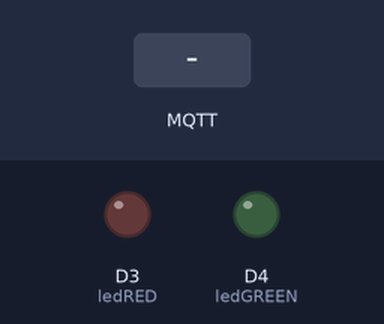
Simulated run of this sketch. Board: ESP8266 (NodeMCU). On the bench: output pins drawn as LEDs (lit = HIGH). The inputs (shaded band) are chosen by the test bench. WiFi joins after 1.5 s; servers stay silent unless stated; no MQTT or app messages arrive unless stated; what the sketch prints to the serial monitor is not drawn.

Above: at 2.7 s.
2.8 s: MQTT message "1" arrives on the first subscribed topic
At 3.9 s:
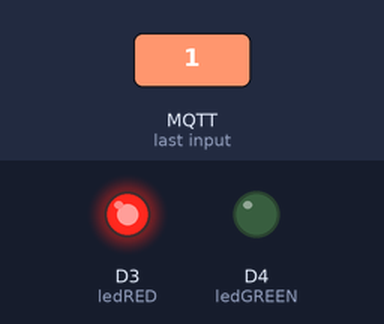
4.3 s: MQTT message "1" arrives on the second subscribed topic
At 6.2 s:
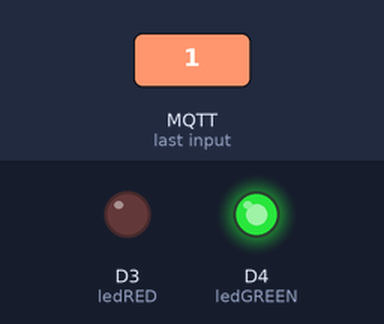
Timing chart, 0 to 10.4 s (numbered marks = the images above; inputs shaded):
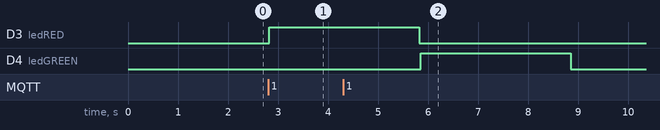

Measured:
- after the input at 2.8 s, D3 (ledRED): LOW → HIGH at once
- after the input at 4.3 s, D4 (ledGREEN): LOW → HIGH after 1.6 s, → LOW 3.0 s later

The sketch:

sketch.ino
```cpp
#include <SPI.h>
#include <MFRC522.h>
#include <ESP8266WiFi.h>
#include <PubSubClient.h>


constexpr uint8_t RST_PIN = 5;     // Configurable, see typical pin layout above
constexpr uint8_t SS_PIN = 4;     // Configurable, see typical pin layout above

const int ledRED = 0;
const int ledGREEN = 2;

const char* ssid = "SSID of your WIDI";
const char* password = "PASSWORD of your WIFI";

const char* mqtt_server = "Raspberry PI ip";

WiFiClient espClient;
PubSubClient client(espClient);
MFRC522 rfid(SS_PIN, RST_PIN); // Instance of the class
MFRC522::MIFARE_Key key;//create a MIFARE_Key struct named 'key', which will hold the card information

void setup_wifi() {
  delay(10);
  // We start by connecting to a WiFi network
  Serial.println();
  Serial.print("Connecting to ");
  Serial.println(ssid);
  WiFi.begin(ssid, password);
  while (WiFi.status() != WL_CONNECTED) {
    delay(500);
    Serial.print(".");
  }
  Serial.println("");
  Serial.print("WiFi connected - ESP IP address: ");
  Serial.println(WiFi.localIP());
}

void callback(String topic, byte* message, unsigned int length) {
  Serial.print("Message arrived on topic: ");
  Serial.print(topic);
  Serial.print(". Message: ");
  String messageTemp;

  for (int i = 0; i < length; i++) {
    Serial.print((char)message[i]);
    messageTemp += (char)message[i];
  }
  Serial.println();

  // Feel free to add more if statements to control more GPIOs with MQTT

  // If a message is received on the topic home/office/esp1/gpio2, you check if the message is either 1 or 0. Turns the ESP GPIO according to the message
  if(topic=="/esp8266/0"){
      Serial.print("Changing GPIO 0 to ");
      if(messageTemp == "1"){
        digitalWrite(ledRED, HIGH);
        Serial.print("On");
        delay(3000);
        digitalWrite(ledRED, LOW);
      }
      else if(messageTemp == "0"){
        digitalWrite(ledRED, LOW);
        Serial.print("Off");
      }
  }
  if(topic=="/esp8266/2"){
      Serial.print("Changing GPIO 2 to ");
      if(messageTemp == "1"){
        digitalWrite(ledGREEN, HIGH);
        Serial.print("On");
        delay(3000);
        digitalWrite(ledGREEN, LOW);
      }
      else if(messageTemp == "0"){
        digitalWrite(ledGREEN, LOW);
        Serial.print("Off");
      }
  }
  Serial.println();
}

void reconnect() {
  while (!client.connected()) {
    Serial.print("Attempting MQTT connection...");
    if (client.connect("ESP8266Client")) {
      Serial.println("connected");
      // Subscribe or resubscribe to a topic
      // You can subscribe to more topics (to control more LEDs in this example)
      client.subscribe("/esp8266/0");
      client.subscribe("/esp8266/2");
    } else {
      Serial.print("failed, rc=");
      Serial.print(client.state());
      Serial.println(" try again in 5 seconds");
      delay(5000);
    }
  }
}


void setup() {
  Serial.begin(9600);
  SPI.begin(); // Init SPI bus
  rfid.PCD_Init(); // Init MFRC522
  setup_wifi();
  client.setServer(mqtt_server, 1883);
  client.setCallback(callback);
  for (byte i = 0; i < 6; i++) {
   key.keyByte[i] = 0xFF;
   }
  pinMode(ledRED, OUTPUT);
  pinMode(ledGREEN, OUTPUT);
  digitalWrite(ledRED, LOW);
  digitalWrite(ledGREEN, LOW);
}
 void loop()
{
  if (!client.connected()) {
    reconnect();
  }
   if(!client.loop())
   client.connect("ESP8266Client");

  // Look for new cards
  if ( ! rfid.PICC_IsNewCardPresent())
  {
    return;
  }
  // Select one of the cards
  if ( ! rfid.PICC_ReadCardSerial())
  {
    return;
  }
  Serial.println("");
  rfid.PICC_HaltA();
// Stop encryption on PCD
  rfid.PCD_StopCrypto1();
  Serial.print(F("UID tag :"));
  String content= "";
  byte letter;
  for (byte i = 0; i < rfid.uid.size; i++)
  {
     Serial.print(rfid.uid.uidByte[i] < 0x10 ? " 0" : " ");
     Serial.print(rfid.uid.uidByte[i], HEX);
     content.concat(String(rfid.uid.uidByte[i] < 0x10 ? " 0" : " "));
     content.concat(String(rfid.uid.uidByte[i], HEX));
  }
  Serial.println("");
  Serial.print(F("Message : "));
  content.toUpperCase();
  if (content.substring(1) == "71 15 3F D5")
  {
    client.publish("/esp8266/uid",content.substring(1).c_str());
    client.publish("/esp8266/access", "1");
    Serial.println(F("Authorized access"));
  }

 else{
  Serial.println(F(" Access denied"));
    client.publish("/esp8266/uid",content.substring(1).c_str());
    client.publish("/esp8266/access", "0");
  }
  delay(2000);
}
```
